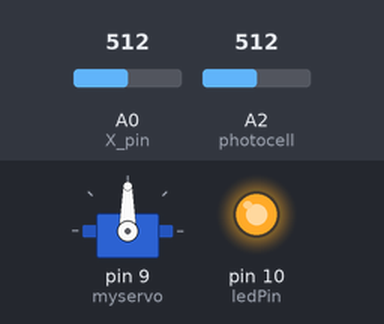
Simulated run of this sketch. Board: Arduino Uno, built with avr-gcc and run on an emulated ATmega328P. Shown: servo, output pins drawn as LEDs (lit = HIGH). Inputs (shaded band) come from the test bench; at power-on: A0 (X_pin) = 512, A2 (photocell) = 512. What the sketch prints to the serial monitor is not drawn.

Above: at 1.2 s.
1.3 s: A0 (X_pin) set to 583
4.3 s: A0 (X_pin) set to 612
At 4.79 s:
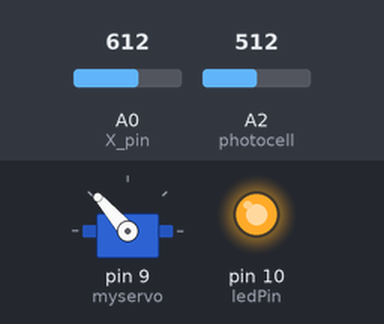
7.3 s: A0 (X_pin) set to 409
8.8 s: A0 (X_pin) set to 389
At 11.6 s:
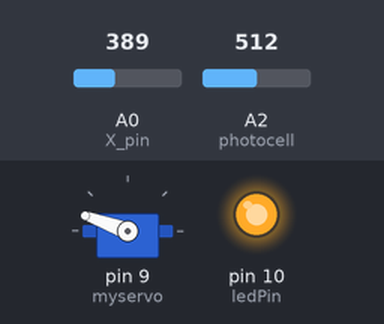
11.8 s: A0 (X_pin) set to 610
At 14.6 s:
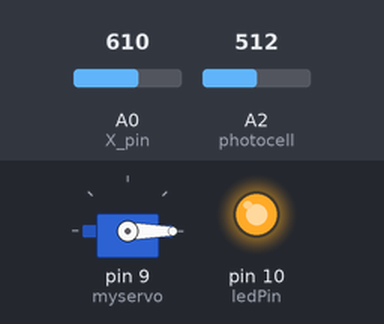
14.8 s: A0 (X_pin) set to 390
At 15.25 s:
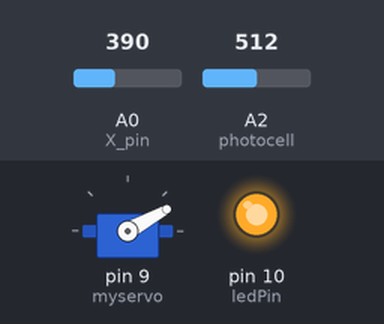
Timing chart, 0 to 18.7 s (numbered marks = the images above; inputs shaded):
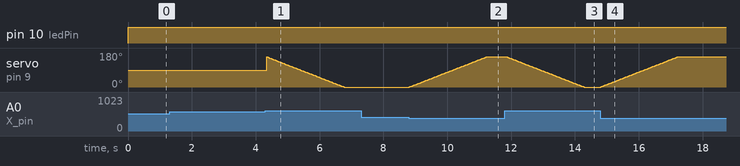

Measured:
- the behaviour switches between 600 and 601 on A0 (X_pin) (found by bisection; images 0 and 1)
- the behaviour switches between 400 and 399 on A0 (X_pin) (found by bisection; images 1 and 2)
- after the input at 1.3 s, every drawn part: stays the same
- after the input at 7.3 s, every drawn part: stays the same
- after the input at 8.8 s, servo on pin 9 (myservo): moves from 0° to 160° over 2.4 s, starting at once
- after the input at 11.8 s, servo on pin 9 (myservo): moves from 160° to 0° over 2.4 s, starting after 0.06 s
- after the input at 14.8 s, servo on pin 9 (myservo): moves from 0° to 160° over 2.4 s, starting at once

The sketch:

fisher.ino
```cpp
#include <Servo.h>

const int SW_pin = 2;
const int X_pin = 0;
const int Y_pin = 1;

const int photocell = A2;
const int ledPin = 10;

Servo myservo;

int pos = 160;
int value;

void setup() {
  myservo.attach(9);

  pinMode(ledPin, OUTPUT);
  pinMode(photocell, INPUT);

  pinMode(SW_pin, INPUT);
  digitalWrite(SW_pin, HIGH);
  Serial.begin(9600);
}

void loop() {

  while(analogRead(X_pin) > 600) {
    if (pos > 0)
      pos--;
    myservo.write(pos);
    delay(15);
  }

  while(analogRead(X_pin) < 400) {
    if (pos < 160)
      pos++;
    myservo.write(pos);
    delay(15);
  }

  value = analogRead(photocell);
  if (value < 30) {
    digitalWrite(ledPin, LOW);
    Serial.println("X-axis: ");
    Serial.println(analogRead(X_pin));
  }
  else {
    digitalWrite(ledPin, HIGH);
    Serial.println("Caught a fish!");
  }

  delay(50);
}
```
